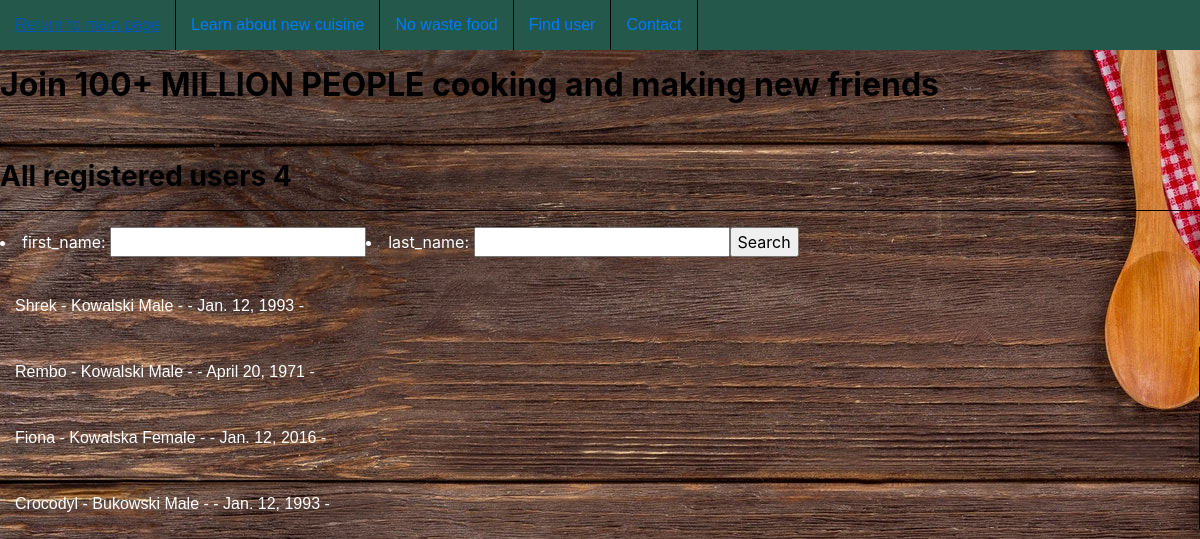
Before: /meet/ with the older database file.
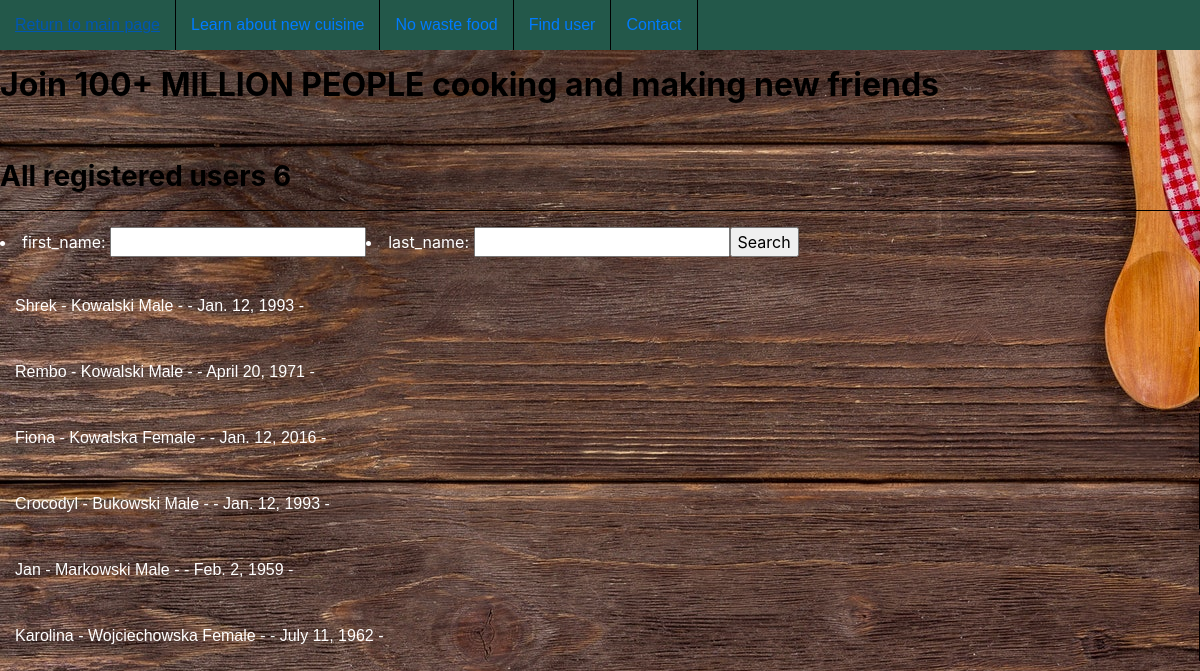
After: the same page with the newer database file.
### cooking/models.py (models this page shows, shortened)
class CustomUser(User):
    GENDER_CHOICES = (
        ('M', 'Male'),
        ('F', 'Female'),
    )
    gender = models.CharField(max_length=1, choices=GENDER_CHOICES, default='M')
    birth_date = models.DateField(blank=True, null=True)
    language_1 = models.CharField(max_length=32)
    language_2 = models.CharField(max_length=32, blank=True, null=True)
    language_3 = models.CharField(max_length=32, blank=True, null=True)
    country = CountryField(default='')

### cooking/views.py (the view, shortened to what this page needs)
# urls.py: path('meet/',MeetView.as_view(), name="meet"),
class MeetView(View):
    def get(self, request):
        users = CustomUser.objects.all()
        count = CustomUser.objects.count()
        form = UserSearchForm(request.POST)
        ctx = {
            'users': users,
            "count": count,
            "form": form,
        }
        return render(request, 'meet.html', ctx)

### cooking/forms.py
class UserSearchForm(forms.Form):
    first_name = forms.CharField(label='first_name', min_length=3, max_length=64,required=False)
    last_name = forms.CharField(label='last_name', min_length=3, max_length=64,required=False)

### cooking/templates/meet.html (shortened to what this page needs)
{% load static %}
<!DOCTYPE html>
<html lang="en">
<head>
<link rel="stylesheet" type="text/css" href="{% static 'CSS/meet.css' %}">
<link rel="stylesheet" href="https://stackpath.bootstrapcdn.com/bootstrap/4.1.3/css/bootstrap.min.css">
</head>
<body>
<ul>
<li id="nav"><a href="/" id="nava">Return to main page</a></li>
<li id="nav"> <a href="/cuisine/" id="nava">Learn about new cuisine</a></li>
<li id="nav"><a href="/waste_food/" id="nava">No waste food</a></li>
<li id="nav"><a href="{% url 'user_search' %}" id="nava">Find user</a></li>
<li id="nav"><a href="/contact/" id="nava">Contact</a></li>
</ul>
<h2 style="color: black; font-weight: bold">Join 100+ MILLION PEOPLE cooking and making new friends</h2>
<br>
<br>
<h3 style="color: black; font-weight: bold">All registered users {{count}}</h3>
<hr style="background-color: black">
    <form action="" method="post" style="color: white">
        {{ form.as_ul }}
        <input type="submit" value="Search" />
    </form>
     <br>
{% for user in users %}
<p><a  href="/user_detail/{{ user.id }}" style="color: white"> {{user.username}}  - {{user.last_name}} {{user.get_gender_display}} - {{user.languages}} - {{user.birth_date}} - </a ></p>
{% endfor %}
</body>
</html>

Changed rows visible on the page:
added CustomUser: username "Jan", last_name "Markowski", gender "Male", birth_date "Feb. 2, 1959"
added CustomUser: username "Karolina", last_name "Wojciechowska", gender "Female", birth_date "July 11, 1962"
Other visible differences:
{{ count }}: "4" → "6"
